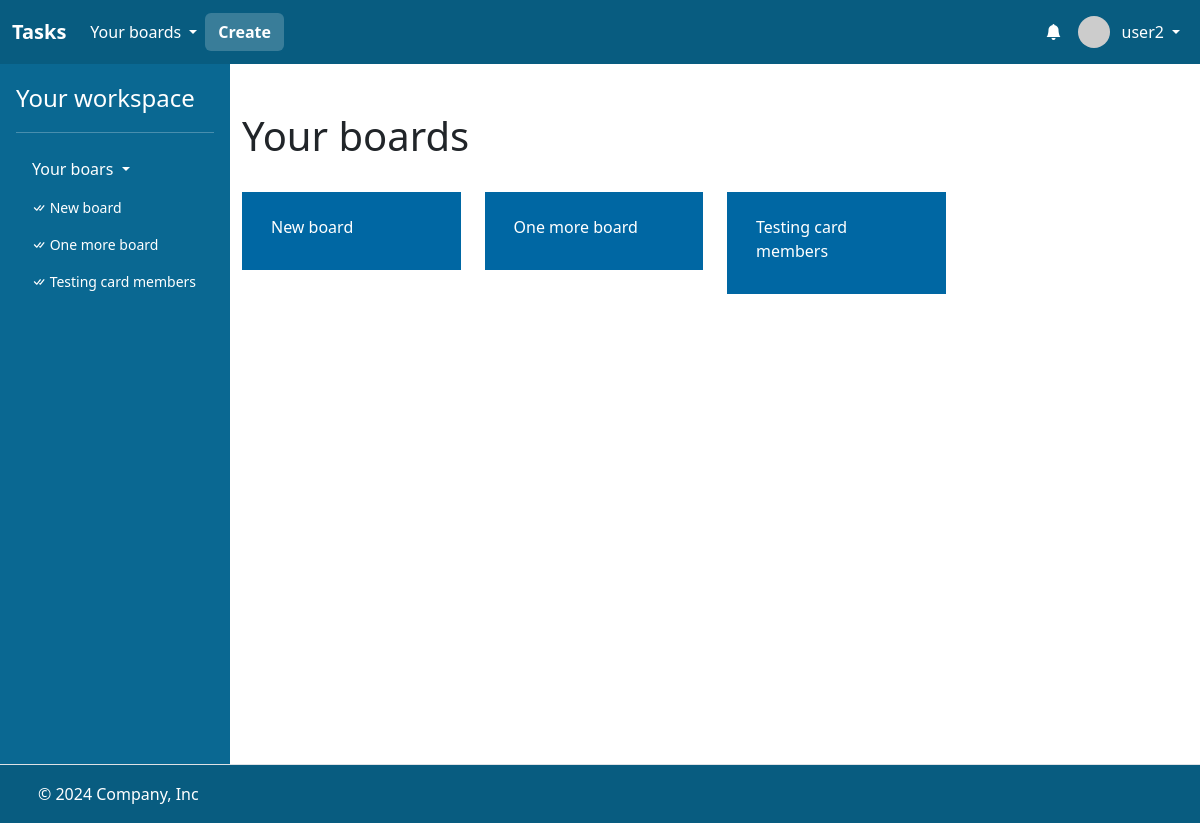
The app's page / (signed in), older data.
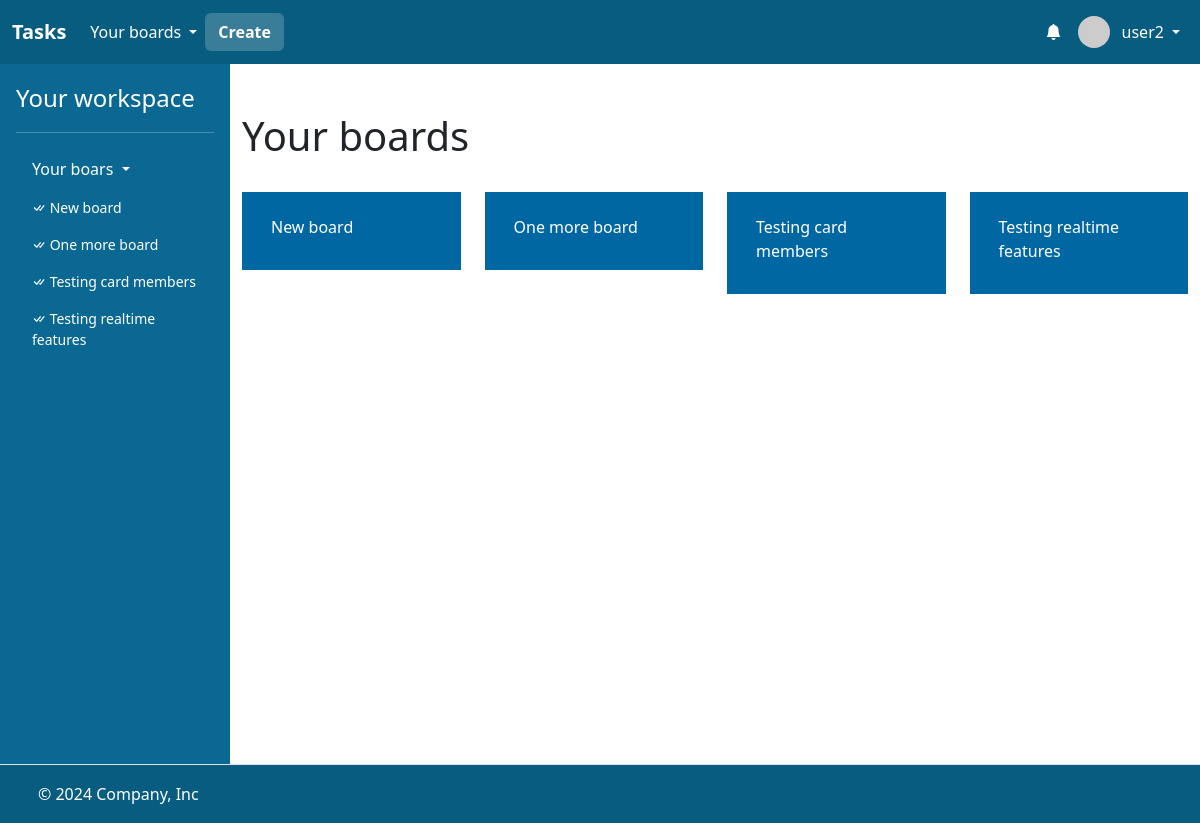
The same page, newer data.
### task/models.py (models this page shows)
class Board(models.Model):
    name = models.CharField(max_length=256)
    description = models.CharField(max_length=256)
    members = models.ManyToManyField(User, related_name="boards")
    created_at = models.DateTimeField(auto_now_add=True)

### task/views.py (the view)
# urls.py: path("", views.index, name="chat"),
@login_required
def index(request):
    return render(
        request,
        "task/index.html",
        {"boards": request.user.boards.all()},
    )

### task/templates/task/index.html (shortened to what this page needs)
{% extends "task/layout.html" %}
{% block main %}
<div class="container">
    <h1 class="mt-5">Your boards</h1>
    <div class="row row-cols-lg-4 mt-2 g-4">
        {% for board in boards %}
            <div class="col">
                    <div class="card" style="border: none;">
                        <a class="btn" style="color: white; background: #0067A3; border-radius: 0;" href="{% url 'board' board.id %}">
                            <div class="card-body" style="text-align: left;">
                                    <p class="card-title">{{ board.name }}</p>
                            </div>
                        </a>
                    </div>
            </div>
        {% endfor %}
    </div>
</div>
{% endblock %}

### task/templates/task/layout.html (shortened to what the changed rows need)
<!DOCTYPE html>
{% load static %}
{% load humanize %}
<html lang="en">
    <head>
        <link href="https://cdn.jsdelivr.net/npm/bootstrap@5.3.3/dist/css/bootstrap.min.css" rel="stylesheet">
        <link rel="stylesheet" href="https://cdn.jsdelivr.net/npm/bootstrap-icons@1.3.0/font/bootstrap-icons.css">
        <link href="{% static 'styles.css' %}" rel="stylesheet">
    </head>
    <body style="height: 100vh;">
        <div style="display: flex; flex-direction: column; height: 100%;">
            <main style="flex: 1;">
                <div class="d-flex flex-nowrap" style="height: 100%;">
                    {% if user.is_authenticated %}
                    <div class="d-none d-lg-flex flex-column flex-shrink-0 p-3 text-white" style="width: 230px; background: #0A6892;">
                        <ul class="nav nav-pills flex-column mb-auto">
                          <li class="mb-1">
                            <div class="collapse show " id="home-collapse">
                                <ul class="btn-toggle-nav list-unstyled fw-normal pb-1 small" style="max-height: 490px; overflow-y: auto;">
                                    {% for board in boards %}
                                    <li>
                                        <a href="{% url 'board' board.id %}" class="nav-link text-white">
                                            <i class="bi bi-check-all"></i>
                                            {{ board.name }}
                                        </a>
                                    </li>
                                    {% endfor %}
                                </ul>
                            </div>
                          </li>
                        </ul>
                    </div>
                    {% endif %}
                    <div style="flex: 1; background: white; overflow-x: hidden; min-height: 700px;">
                        {% block main %}
                        {% endblock %}
                    </div>
                </div>
            </main>
        </div>
    </body>
</html>

Row changes from the older to the newer data that the page shows:
added Board: name "Testing realtime features"
